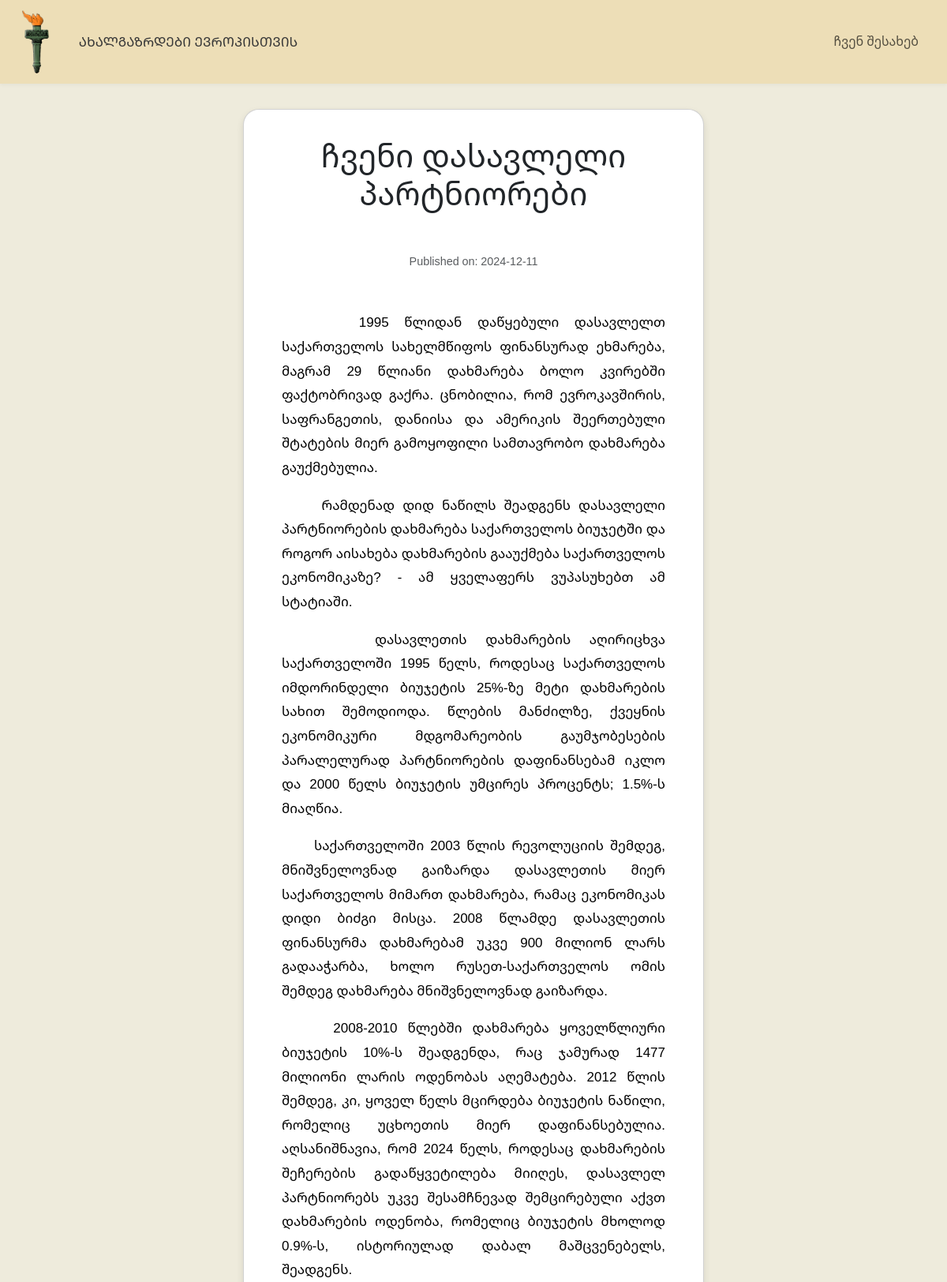
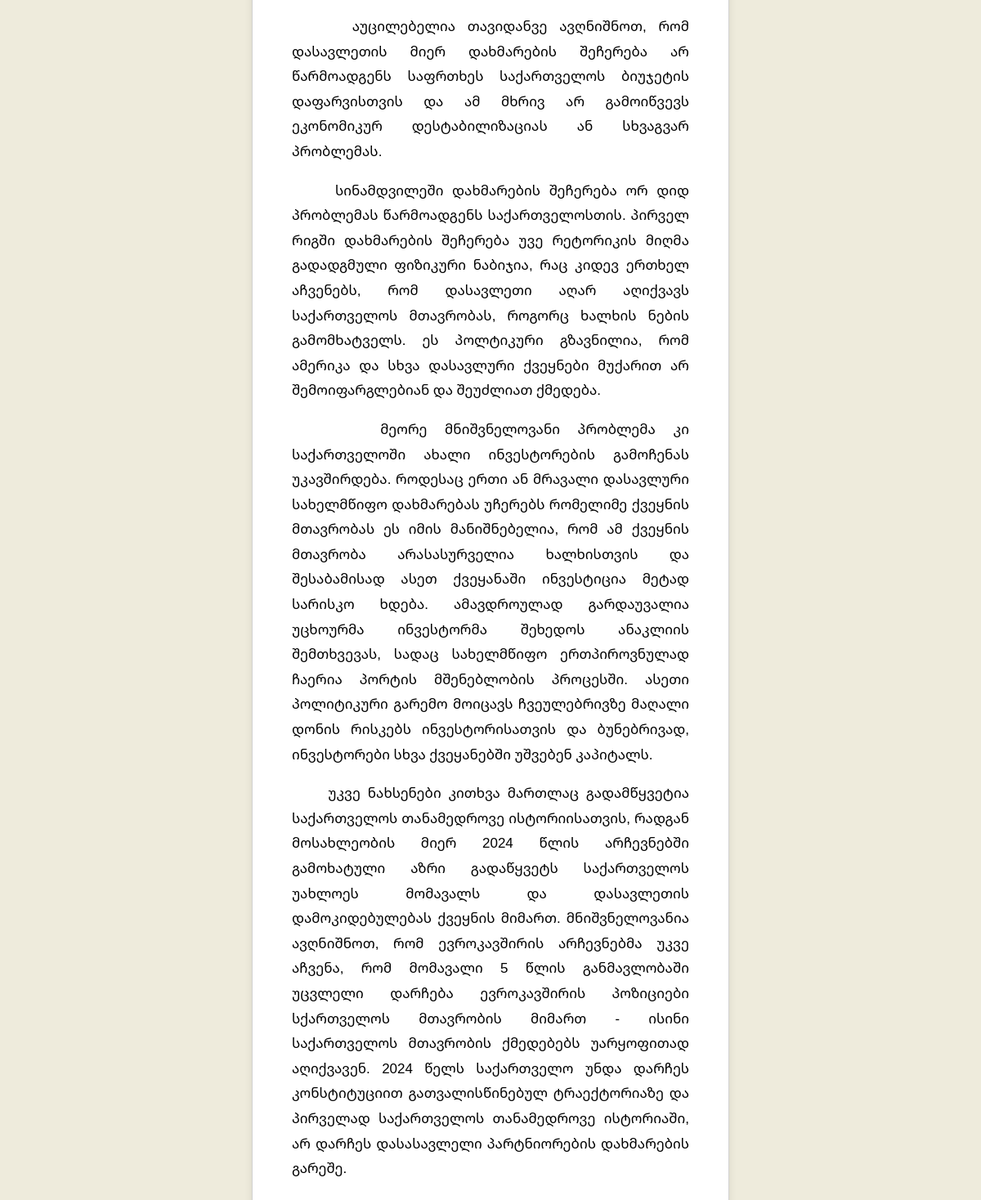
The app's page /statia/22 with its own data (2 pictures, top to bottom).
### app.py (models this page shows, shortened)
class stat(db.Model):
    id = db.Column(db.Integer, primary_key=True)
    title = db.Column(db.String(500), nullable=False)
    filename = db.Column(db.String(500), nullable=False)
    content = db.Column(db.String(100000), nullable=False)
    date_created = db.Column(db.DateTime, default=datetime.now)
    is_yt = db.Column(db.Boolean, nullable=False)

### app.py (the view)
@app.route("/statia/<id>")
def statia(id):
    entry = stat.query.get(id)
    return render_template('stat.html.j2', entry=entry)

### templates/stat.html.j2 (shortened to what this page needs)
{% extends 'base.html.j2' %}
{% import 'macros.html.j2' as mak%}
{% block head %}
<link rel="stylesheet" href="{{ url_for('static', filename='css/stat.css') }}">
{% endblock %}
{% block body %}
{{mak.nav()}}
<div class="container-fluid">
  <div class="row justify-content-center">
    <div class="col-md-8 col-lg-6 p-2">
      <div class="card px-3 px-sm-5 py-4 mt-4" style="border-radius: 20px; box-shadow: 0 4px 10px rgba(0, 0, 0, 0.1);">
        <h1 class="text-center mb-3">{{ entry.title }}</h1>
        <p class="text-center text-muted mb-4">Published on: {{ entry.date_created.strftime('%Y-%m-%d') }}</p>
        <div class="body-text main-text text-justify">{{ entry.content | safe }}</div>
      </div>
    </div>
  </div>
</div>
{% endblock %}

### static/css/stat.css (style rules this page uses)
html, body { height: 100%; margin: 0; overflow-x: hidden; background-color: rgb(255, 253, 243); line-height: 1.6; }
p { margin: 1em 0; text-align: justify; }
.main-text { font-size: 17px; color: #000; text-align: left; line-height: 1.8; }
.body-text { margin-bottom: 20px; }
.text-center { padding: 10px; text-align: center; }
* { box-sizing: border-box; }
.text-muted { color: #6c757d; font-size: 0.9rem; }

### static/css/main.css (style rules this page uses)
html, body { font-family: 'Noto Sans Georgian', sans-serif; color: rgb(57, 57, 57); }
body { height: auto; background-color: #eeebdc; }

### records on screen
stat: title "ჩვენი დასავლელი პარტნიორები", date_created "2024-12-11", content "1995 წლიდან დაწყებული დასავლელთ საქართველოს სახელმწიფოს ფინანსურად ეხმარება, მაგრამ 29 წლიანი დახმარება ბოლო კვირებში ფაქტობრივად გაქრა. ცნობილია, რომ ევროკავშირის, საფრანგეთის, დანიისა და ამერიკის შეერთებული შტატების მიერ გამოყოფილი სამთავრობო დახმარება გაუქმებულია. რამდენად დიდ ნაწილს შეადგენს დასავლელი პარტნიორების დახმარება საქართველოს ბიუჯეტში და როგორ აისახება დახმარების გააუქმება საქართველოს ეკონომიკაზე? - ამ ყველაფერს ვუპასუხებთ ამ სტატიაში. დასავლეთის დახმარების აღირიცხვა საქართველოში 1995 წელს, როდესაც საქართველოს იმდორინდელი ბიუჯეტის 25%-ზე მეტი დახმარების სახით შემოდიოდა. წლების მანძილზე, ქვეყნის ეკონომიკური მდგომარეობის გაუმჯობესების პარალელურად პარტნიორების დაფინანსებამ იკლო…"
